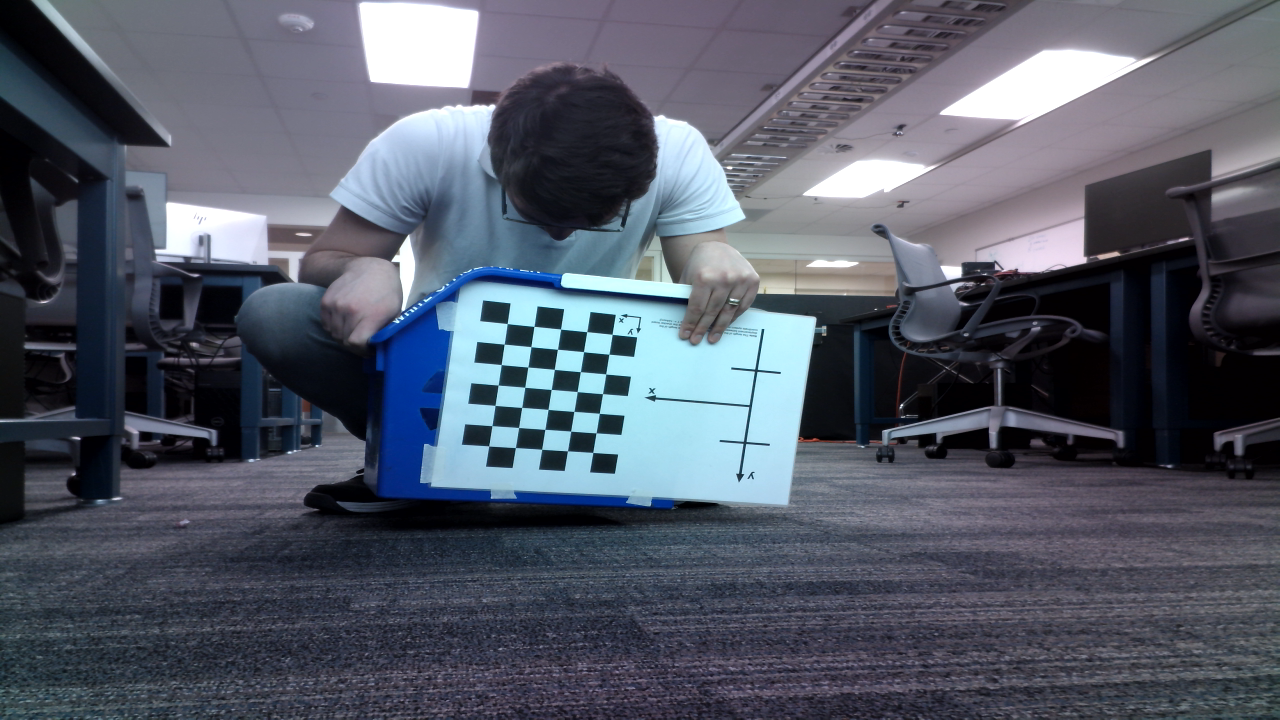
#> input picture src/test_left.png, 1280 x 720 px
$ python test_rectify.py   (older library calls are emulated)
#> lines starting #> are read from the running program, lines starting #| are printed output that depends on the picture; after the words box and inside, x2 and y2 are one past the last pixel; in counts of white or black regions, pixels touching at a corner belong together
### src/stereo_vision.py
"""Stereo vision: calibration loading, rectification, and triangulation.

Loads stereo calibration from .npz (K_L, K_R, dist_L, dist_R, R, T),
computes rectification maps, and provides rectify() + triangulate() methods.
"""

import numpy as np
import cv2


class StereoVision:
    def __init__(self, calib_path: str, image_size: tuple[int, int] = (1280, 720),
                 calib_size: tuple[int, int] | None = None):
        """Load stereo calibration and compute rectification maps.

        Args:
            calib_path: Path to .npz file with K_L, K_R, dist_L, dist_R, R, T.
            image_size: (width, height) of the frames we'll process.
            calib_size: (width, height) the calibration was done at. If different
                        from image_size, intrinsics are scaled automatically.
        """
#> called with calib_path = 'calibration/stereo_calib.npz', image_size = (1280, 720)
        data = np.load(calib_path)
#> (reads src/calibration/stereo_calib.npz from the repository)
        self.K_L = data["K_L"].astype(np.float64)
        self.K_R = data["K_R"].astype(np.float64)
        self.dist_L = data["dist_L"].astype(np.float64)
        self.dist_R = data["dist_R"].astype(np.float64)
        self.R = data["R"].astype(np.float64)
        self.T = data["T"].astype(np.float64)

        self.image_size = image_size  # (w, h)

        # Scale intrinsics if calibration was at a different resolution
        if calib_size is not None and calib_size != image_size:
            sx = image_size[0] / calib_size[0]
            sy = image_size[1] / calib_size[1]
            self.K_L[0, :] *= sx  # fx, cx
            self.K_L[1, :] *= sy  # fy, cy
            self.K_R[0, :] *= sx
            self.K_R[1, :] *= sy
            print(f"[StereoVision] Scaled intrinsics from {calib_size} -> {image_size} "
                  f"(sx={sx:.2f}, sy={sy:.2f})")

        # Compute rectification transforms
        self.R1, self.R2, self.P1, self.P2, self.Q, self.roi1, self.roi2 = \
            cv2.stereoRectify(
                self.K_L, self.dist_L,
                self.K_R, self.dist_R,
                (image_size[0], image_size[1]),
                self.R, self.T,
                alpha=0,  # 0 = crop to valid pixels
            )

        # Precompute undistort+rectify maps for fast remap
        self.map_L1, self.map_L2 = cv2.initUndistortRectifyMap(
            self.K_L, self.dist_L, self.R1, self.P1,
            (image_size[0], image_size[1]), cv2.CV_32FC1
        )
        self.map_R1, self.map_R2 = cv2.initUndistortRectifyMap(
            self.K_R, self.dist_R, self.R2, self.P2,
            (image_size[0], image_size[1]), cv2.CV_32FC1
        )

        # Projection matrices for triangulation (using original K, not rectified P)
        # T is negated to match OpenCV triangulatePoints convention
        self.P1_tri = self.K_L @ np.hstack([np.eye(3), np.zeros((3, 1))])
        self.P2_tri = self.K_R @ np.hstack([self.R, self.T])

        # Baseline in the same units as T (centimeters from stereo_calib)
        self.baseline = np.linalg.norm(self.T)
        print(f"[StereoVision] Loaded calibration from {calib_path}")
        print(f"  Baseline: {self.baseline:.2f} cm")
        print(f"  Image size: {image_size}")

    def rectify(self, left: np.ndarray, right: np.ndarray) -> tuple[np.ndarray, np.ndarray]:
        """Rectify a stereo pair using precomputed maps."""
        left_rect = cv2.remap(left, self.map_L1, self.map_L2, cv2.INTER_LINEAR)
        right_rect = cv2.remap(right, self.map_R1, self.map_R2, cv2.INTER_LINEAR)
        return left_rect, right_rect

    # [35 lines left out: functions triangulate, get_disparity_depth, not called in this run]

### src/test_rectify.py
#!/usr/bin/env python3
"""Quick rectification test — draws horizontal lines to verify epipolar alignment."""

import cv2
import numpy as np
from stereo_vision import StereoVision
import config as cfg

stereo = StereoVision("calibration/stereo_calib.npz", (cfg.FRAME_WIDTH, cfg.FRAME_HEIGHT))

left = cv2.imread("test_left.png")
#> left is the input picture: shape (720, 1280, 3); mean B, G, R 102.9, 89.6, 83.7
right = cv2.imread("test_right.png")
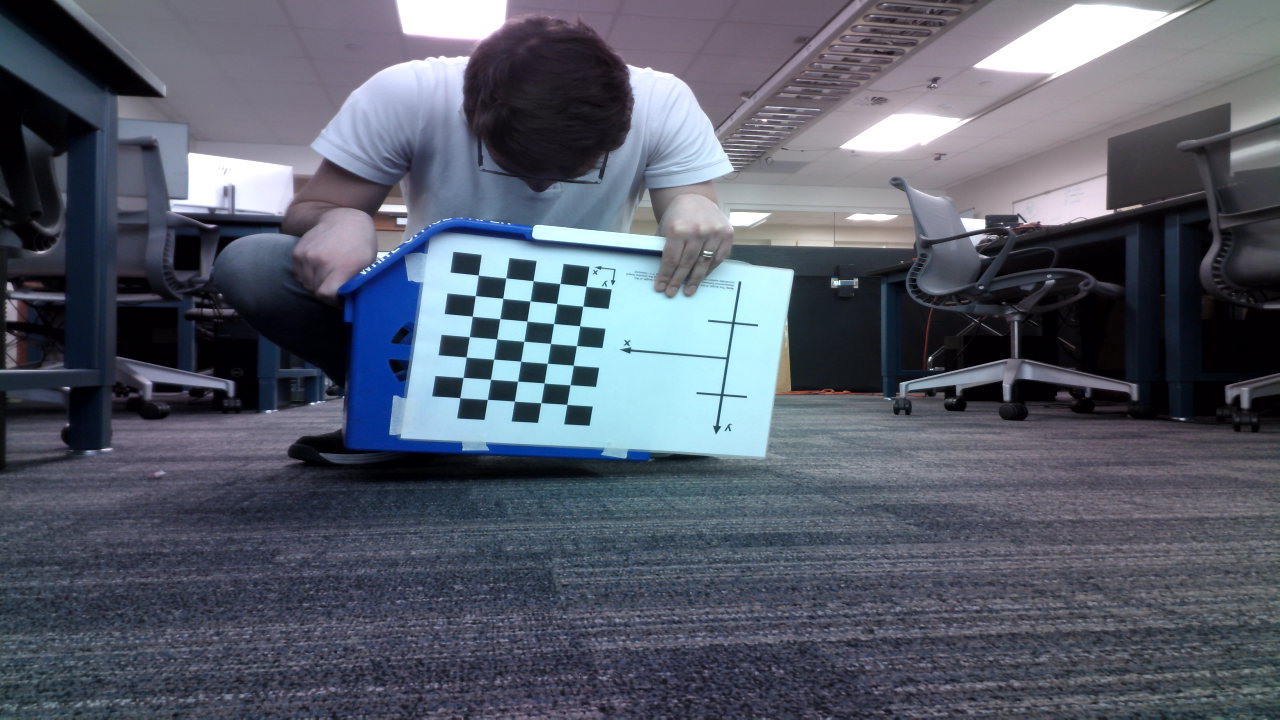
#> input picture src/test_right.png, 1280 x 720 px
#> right is the input picture: shape (720, 1280, 3); mean B, G, R 106.1, 92.6, 87

left_rect, right_rect = stereo.rectify(left, right)
#> in rectify, `left_rect = cv2.remap(left, self.map_L1, self.map_L2, cv2.INTER_LINEAR)`:
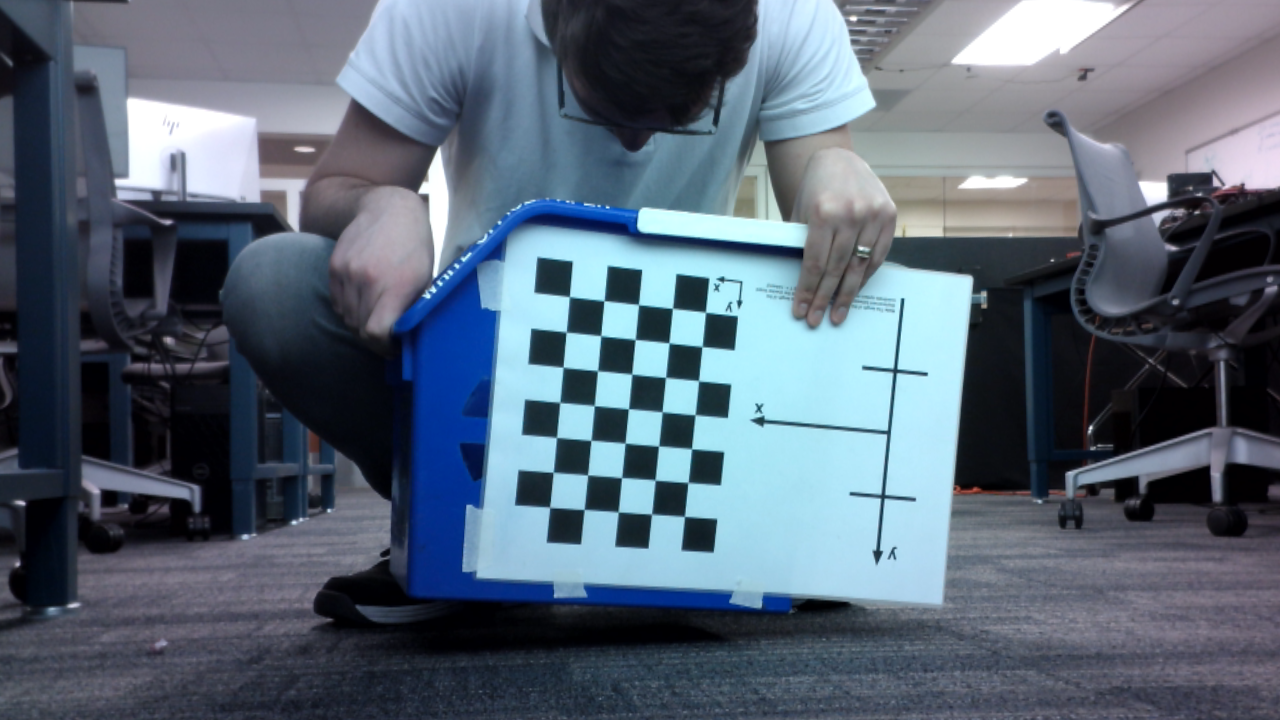
#> left_rect: shape (720, 1280, 3); mean B, G, R 117.8, 102.6, 88.9
#> in rectify, `right_rect = cv2.remap(right, self.map_R1, self.map_R2, cv2.INTER_LINE..`:
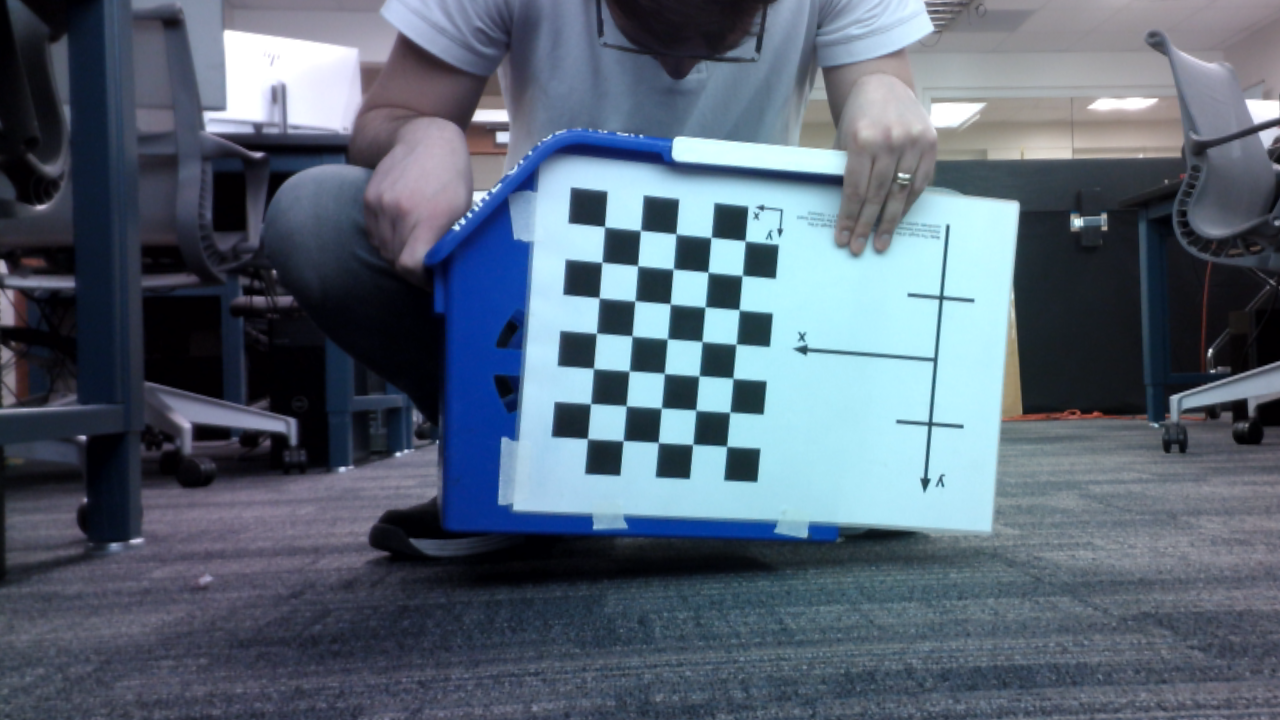
#> right_rect: shape (720, 1280, 3); mean B, G, R 116.8, 101.2, 87.7

# Draw horizontal lines across both images to check epipolar alignment
combined = np.hstack([left_rect, right_rect])
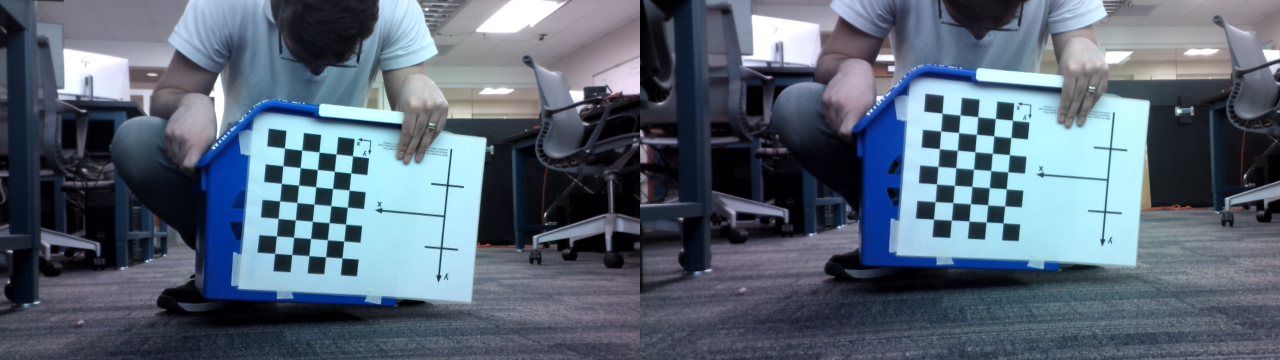
#> combined: shape (720, 2560, 3) (shown at 1/2 size); mean B, G, R 117.3, 101.9, 88.3
for y in range(0, combined.shape[0], 40):
    cv2.line(combined, (0, y), (combined.shape[1], y), (0, 255, 0), 1)
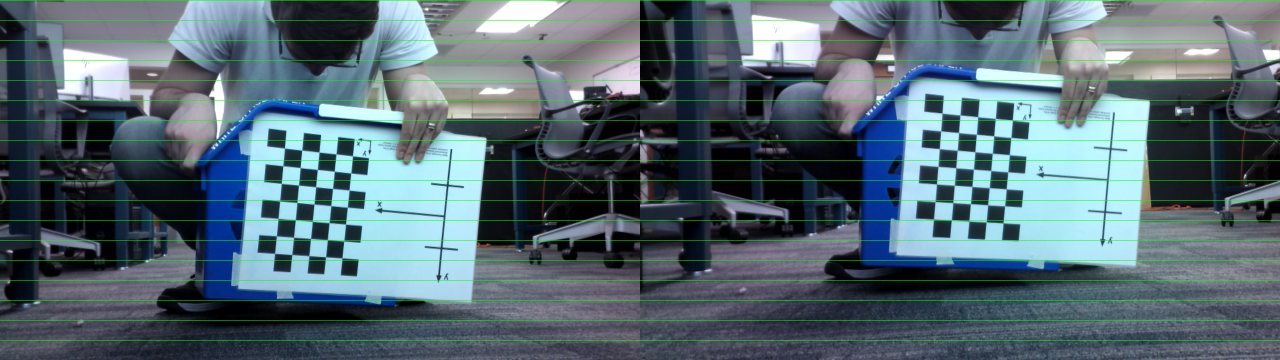
#> combined: shape (720, 2560, 3) (shown at 1/2 size); 2.5% of pixels changed, all inside (x1, y1, x2, y2) = (0, 0, 2560, 681)

# Save full-res and display scaled
cv2.imwrite("test_rectified.png", combined)
print("Saved test_rectified.png")

display = cv2.resize(combined, (combined.shape[1] // 2, combined.shape[0] // 2))
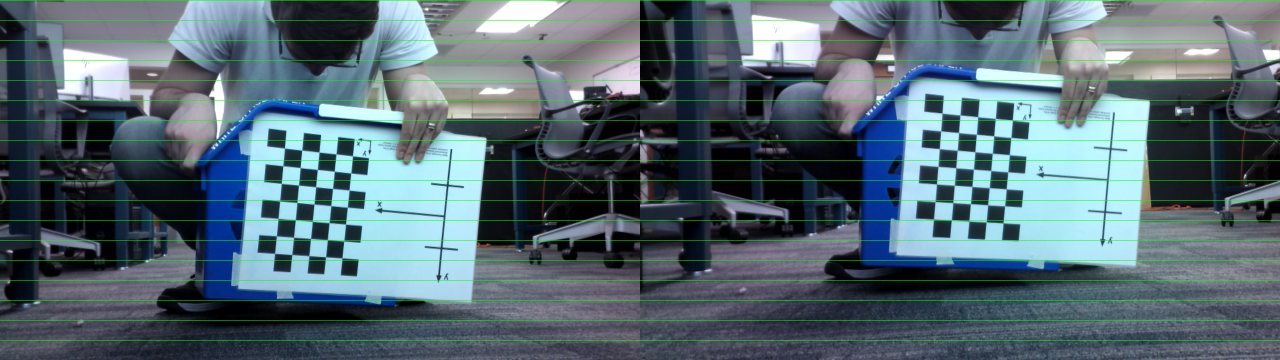
#> display: shape (360, 1280, 3); mean B, G, R 114.5, 105.8, 86.2
cv2.imshow("Rectified (green lines should align features)", display)
cv2.waitKey(0)
cv2.destroyAllWindows()
